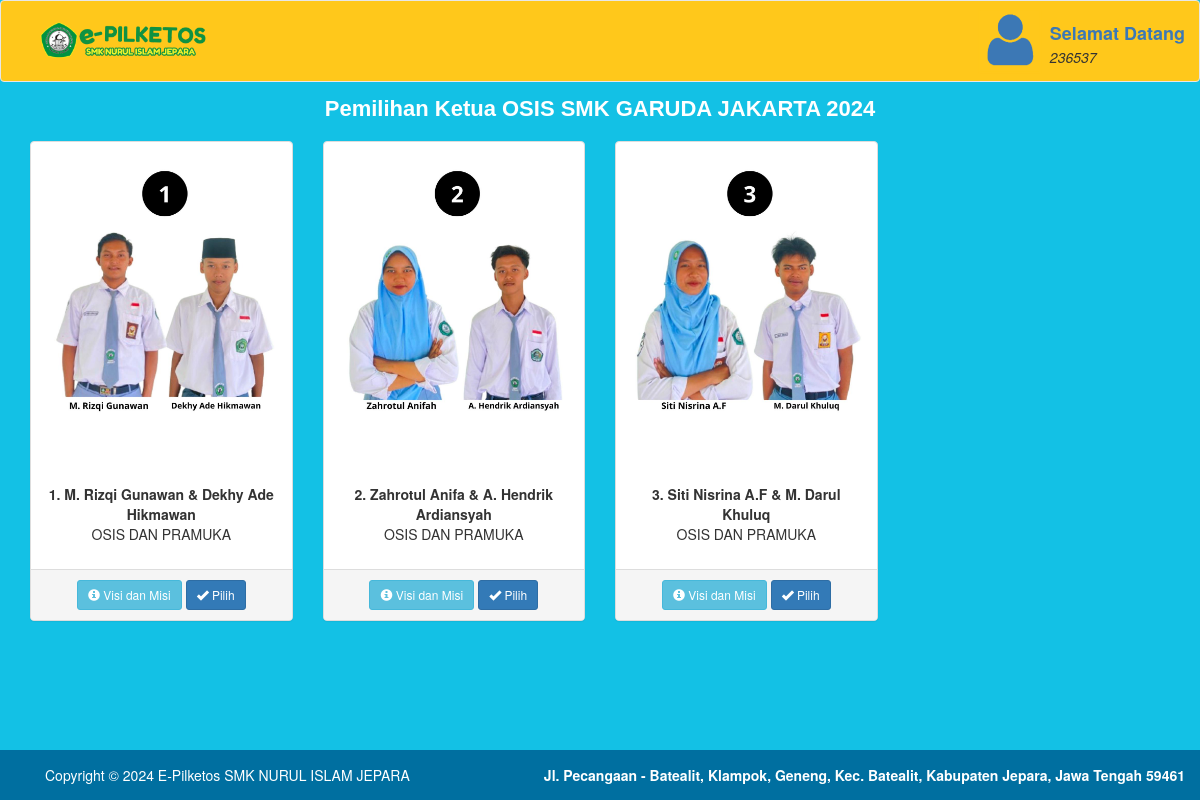
The app's page /pilih.php (signed in) with its own data.
### tables this page shows
CREATE TABLE `data` (
  `id` int(11) NOT NULL,
  `nis` char(10) NOT NULL,
  `nama2` varchar(25) NOT NULL,
  `nama` varchar(50) NOT NULL,
  `kelas` varchar(50) NOT NULL,
  `jk` varchar(1) NOT NULL,
  `status` tinyint(1) NOT NULL
);

CREATE TABLE `calon` (
  `id` int(11) NOT NULL,
  `nama` varchar(50) NOT NULL,
  `kelas` varchar(50) NOT NULL,
  `organisasi` varchar(50) NOT NULL,
  `visi` varchar(5000) NOT NULL,
  `misi` varchar(5000) NOT NULL,
  `foto` varchar(100) NOT NULL,
  `hasil` varchar(5000) NOT NULL
);

### Func/calon.php (called while the page is built, shortened)
<?php
	function tampil_calon(){
		global $link;
		$query  = "SELECT * FROM calon";
		$result = mysqli_query($link, $query) or die(mysqli_error());
		return $result;
	}
?>

### pilih.php (the view, shortened to what this page needs)
<?php require_once 'Template/head.php';
if(!isset($_SESSION['user'])){
	header('Location: index.php');
}else{
$calon = tampil_calon();
$no    = 1
?>
<div class="container">
<h1 id="h2">Pemilihan Ketua OSIS SMK GARUDA JAKARTA <?=date('Y'); ?></h1>
	<div id="rowrow" class="row">
	<?php  foreach($calon as $row):
		$foto = str_replace("../", "", $row['foto']);
	?>
		<div class="col-md-3 col-sm-6 col-xs-12">
			<div class="panel panel-default">
				<center>
					<div class="panel-body">
						<img src="<?=$foto; ?>" class="img-responsive" alt="">
						<b><?php echo $no++.". ".$row['nama']; ?></b><p class="text-mutted"><?=$row['organisasi'];?></p>
					</div>
					<div class="panel-footer">
						<a data-toggle="modal" href="#detail<?=$row['id']; ?>" class="btn btn-info btn-sm">
						<span class="glyphicon glyphicon-info-sign"></span> Visi dan Misi
						</a>
						<a href="proses.php?id=<?=$row['id']; ?>" class="btn btn-primary btn-sm">
						<span class="glyphicon glyphicon-ok"></span> Pilih
						</a>
					</div>
				</center>
			</div>
		</div>
		<?php endforeach; ?>
	</div>
</div>
<?php } require_once 'Template/foot.php'; ?>

### Func/pilih.php (shortened to what this page needs)
<?php
	function tampil($sesi){
		global $link;
		$query = "SELECT nama FROM data WHERE nama='$sesi'";
		$result = mysqli_query($link, $query);
		if(mysqli_num_rows($result) >0 ) echo mysqli_fetch_object($result)->nama;
		else return false;
	}
?>

### Assets/css/index.css (style rules this page uses)
body { background: #13c1e5; }
h1 { color: #FFC81B; font-family: sans-serif; font-size: 28px; text-align: center; font-weight: bold; }
#h2 { color: white; font-family: sans-serif; font-size: 22px; text-align: center; font-weight: bold; margin-top: 15px; margin-bottom: 20px; }

### records on screen
data: nama "236537"
calon: foto (picture), nama "M. Rizqi Gunawan & Dekhy Ade Hikmawan", organisasi "OSIS DAN PRAMUKA"
calon: foto (picture), nama "Zahrotul Anifa & A. Hendrik Ardiansyah", organisasi "OSIS DAN PRAMUKA"
calon: foto (picture), nama "Siti Nisrina A.F & M. Darul Khuluq", organisasi "OSIS DAN PRAMUKA"
